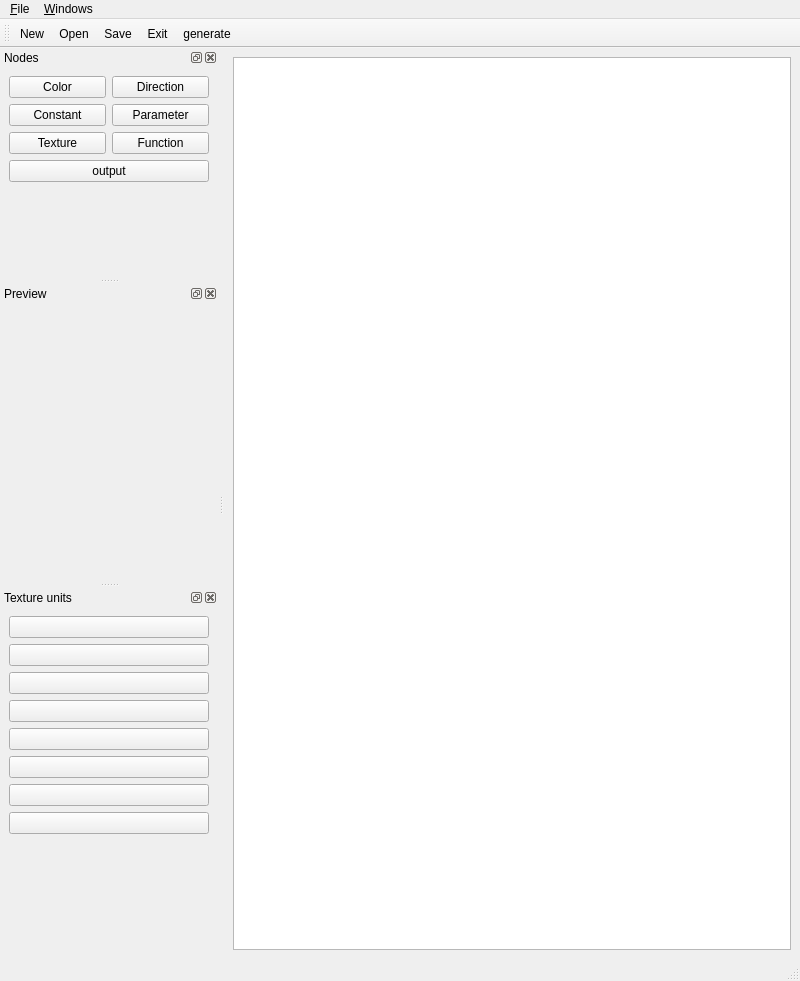
<?xml version="1.0" encoding="UTF-8"?>
<ui version="4.0">
 <class>MainWindow</class>
 <widget class="QMainWindow" name="MainWindow">
  <property name="geometry">
   <rect>
    <x>0</x>
    <y>0</y>
    <width>800</width>
    <height>981</height>
   </rect>
  </property>
  <property name="windowTitle">
   <string>MainWindow</string>
  </property>
  <widget class="QWidget" name="centralwidget">
   <layout class="QHBoxLayout" name="horizontalLayout">
    <item>
     <widget class="QGraphicsView" name="graphicsView">
      <property name="font">
       <font>
        <family>OpenSymbol</family>
        <pointsize>10</pointsize>
       </font>
      </property>
     </widget>
    </item>
   </layout>
  </widget>
  <widget class="QMenuBar" name="menubar">
   <property name="geometry">
    <rect>
     <x>0</x>
     <y>0</y>
     <width>800</width>
     <height>23</height>
    </rect>
   </property>
   <widget class="QMenu" name="menu_File">
    <property name="title">
     <string>&amp;File</string>
    </property>
    <addaction name="action_new"/>
    <addaction name="action_open"/>
    <addaction name="action_save"/>
    <addaction name="action_save_as"/>
    <addaction name="separator"/>
    <addaction name="action_exit"/>
   </widget>
   <widget class="QMenu" name="menu_windows">
    <property name="title">
     <string>&amp;Windows</string>
    </property>
   </widget>
   <addaction name="menu_File"/>
   <addaction name="menu_windows"/>
  </widget>
  <widget class="QStatusBar" name="statusbar"/>
  <widget class="QDockWidget" name="dockWidget">
   <property name="windowTitle">
    <string>Nodes</string>
   </property>
   <attribute name="dockWidgetArea">
    <number>1</number>
   </attribute>
   <widget class="QWidget" name="dockWidgetContents">
    <layout class="QGridLayout" name="gridLayout">
     <item row="7" column="0" colspan="2">
      <widget class="QPushButton" name="output_button">
       <property name="text">
        <string>output</string>
       </property>
      </widget>
     </item>
     <item row="8" column="0" colspan="2">
      <spacer name="verticalSpacer">
       <property name="orientation">
        <enum>Qt::Vertical</enum>
       </property>
       <property name="sizeHint" stdset="0">
        <size>
         <width>20</width>
         <height>40</height>
        </size>
       </property>
      </spacer>
     </item>
     <item row="3" column="1">
      <widget class="QPushButton" name="function_button">
       <property name="text">
        <string>Function</string>
       </property>
      </widget>
     </item>
     <item row="1" column="0">
      <widget class="QPushButton" name="color_button">
       <property name="text">
        <string>Color</string>
       </property>
      </widget>
     </item>
     <item row="2" column="1">
      <widget class="QPushButton" name="parameter_button">
       <property name="text">
        <string>Parameter</string>
       </property>
      </widget>
     </item>
     <item row="3" column="0">
      <widget class="QPushButton" name="texture_button">
       <property name="text">
        <string>Texture</string>
       </property>
      </widget>
     </item>
     <item row="2" column="0">
      <widget class="QPushButton" name="constant_button">
       <property name="text">
        <string>Constant</string>
       </property>
      </widget>
     </item>
     <item row="1" column="1">
      <widget class="QPushButton" name="direction_button">
       <property name="text">
        <string>Direction</string>
       </property>
      </widget>
     </item>
    </layout>
   </widget>
  </widget>
  <widget class="QDockWidget" name="dockWidget_2">
   <property name="windowTitle">
    <string>Preview</string>
   </property>
   <attribute name="dockWidgetArea">
    <number>1</number>
   </attribute>
   <widget class="QWidget" name="dockWidgetContents_2">
    <layout class="QVBoxLayout" name="verticalLayout">
     <item>
      <widget class="QWidget" name="widget" native="true">
       <property name="minimumSize">
        <size>
         <width>200</width>
         <height>200</height>
        </size>
       </property>
      </widget>
     </item>
    </layout>
   </widget>
  </widget>
  <widget class="QToolBar" name="toolBar">
   <property name="windowTitle">
    <string>toolBar</string>
   </property>
   <attribute name="toolBarArea">
    <enum>TopToolBarArea</enum>
   </attribute>
   <attribute name="toolBarBreak">
    <bool>false</bool>
   </attribute>
   <addaction name="action_new"/>
   <addaction name="action_open"/>
   <addaction name="action_save"/>
   <addaction name="action_exit"/>
   <addaction name="action_generate"/>
  </widget>
  <widget class="QDockWidget" name="dockWidget_3">
   <property name="windowTitle">
    <string>Texture units</string>
   </property>
   <attribute name="dockWidgetArea">
    <number>1</number>
   </attribute>
   <widget class="QWidget" name="dockWidgetContents_3">
    <layout class="QVBoxLayout" name="verticalLayout_2">
     <item>
      <widget class="QPushButton" name="texture_unit_0"/>
     </item>
     <item>
      <widget class="QPushButton" name="texture_unit_1"/>
     </item>
     <item>
      <widget class="QPushButton" name="texture_unit_2"/>
     </item>
     <item>
      <widget class="QPushButton" name="texture_unit_3"/>
     </item>
     <item>
      <widget class="QPushButton" name="texture_unit_4"/>
     </item>
     <item>
      <widget class="QPushButton" name="texture_unit_5"/>
     </item>
     <item>
      <widget class="QPushButton" name="texture_unit_6"/>
     </item>
     <item>
      <widget class="QPushButton" name="texture_unit_7"/>
     </item>
     <item>
      <spacer name="verticalSpacer_2">
       <property name="orientation">
        <enum>Qt::Vertical</enum>
       </property>
       <property name="sizeHint" stdset="0">
        <size>
         <width>20</width>
         <height>40</height>
        </size>
       </property>
      </spacer>
     </item>
    </layout>
   </widget>
  </widget>
  <action name="action_save">
   <property name="icon">
    <iconset resource="icons.qrc">
     <normaloff>:/icons/filesave.png</normaloff>:/icons/filesave.png</iconset>
   </property>
   <property name="text">
    <string>&amp;Save</string>
   </property>
   <property name="toolTip">
    <string>Save</string>
   </property>
  </action>
  <action name="action_open">
   <property name="icon">
    <iconset resource="icons.qrc">
     <normaloff>:/icons/fileopen.png</normaloff>:/icons/fileopen.png</iconset>
   </property>
   <property name="text">
    <string>&amp;Open</string>
   </property>
   <property name="toolTip">
    <string>Open</string>
   </property>
  </action>
  <action name="action_new">
   <property name="icon">
    <iconset resource="icons.qrc">
     <normaloff>:/icons/filenew.png</normaloff>:/icons/filenew.png</iconset>
   </property>
   <property name="text">
    <string>&amp;New</string>
   </property>
   <property name="toolTip">
    <string>New</string>
   </property>
  </action>
  <action name="action_save_as">
   <property name="icon">
    <iconset resource="icons.qrc">
     <normaloff>:/icons/filesaveas.png</normaloff>:/icons/filesaveas.png</iconset>
   </property>
   <property name="text">
    <string>Save &amp;as</string>
   </property>
   <property name="toolTip">
    <string>Save as</string>
   </property>
  </action>
  <action name="action_exit">
   <property name="icon">
    <iconset resource="icons.qrc">
     <normaloff>:/icons/gtk-cancel.png</normaloff>:/icons/gtk-cancel.png</iconset>
   </property>
   <property name="text">
    <string>&amp;Exit</string>
   </property>
   <property name="toolTip">
    <string>Exit</string>
   </property>
  </action>
  <action name="action_generate">
   <property name="icon">
    <iconset resource="icons.qrc">
     <normaloff>:/icons/application-x-desktop.png</normaloff>:/icons/application-x-desktop.png</iconset>
   </property>
   <property name="text">
    <string>generate</string>
   </property>
  </action>
 </widget>
 <resources>
  <include location="icons.qrc"/>
 </resources>
 <connections>
  <connection>
   <sender>action_exit</sender>
   <signal>triggered()</signal>
   <receiver>MainWindow</receiver>
   <slot>close()</slot>
   <hints>
    <hint type="sourcelabel">
     <x>-1</x>
     <y>-1</y>
    </hint>
    <hint type="destinationlabel">
     <x>399</x>
     <y>418</y>
    </hint>
   </hints>
  </connection>
 </connections>
</ui>
